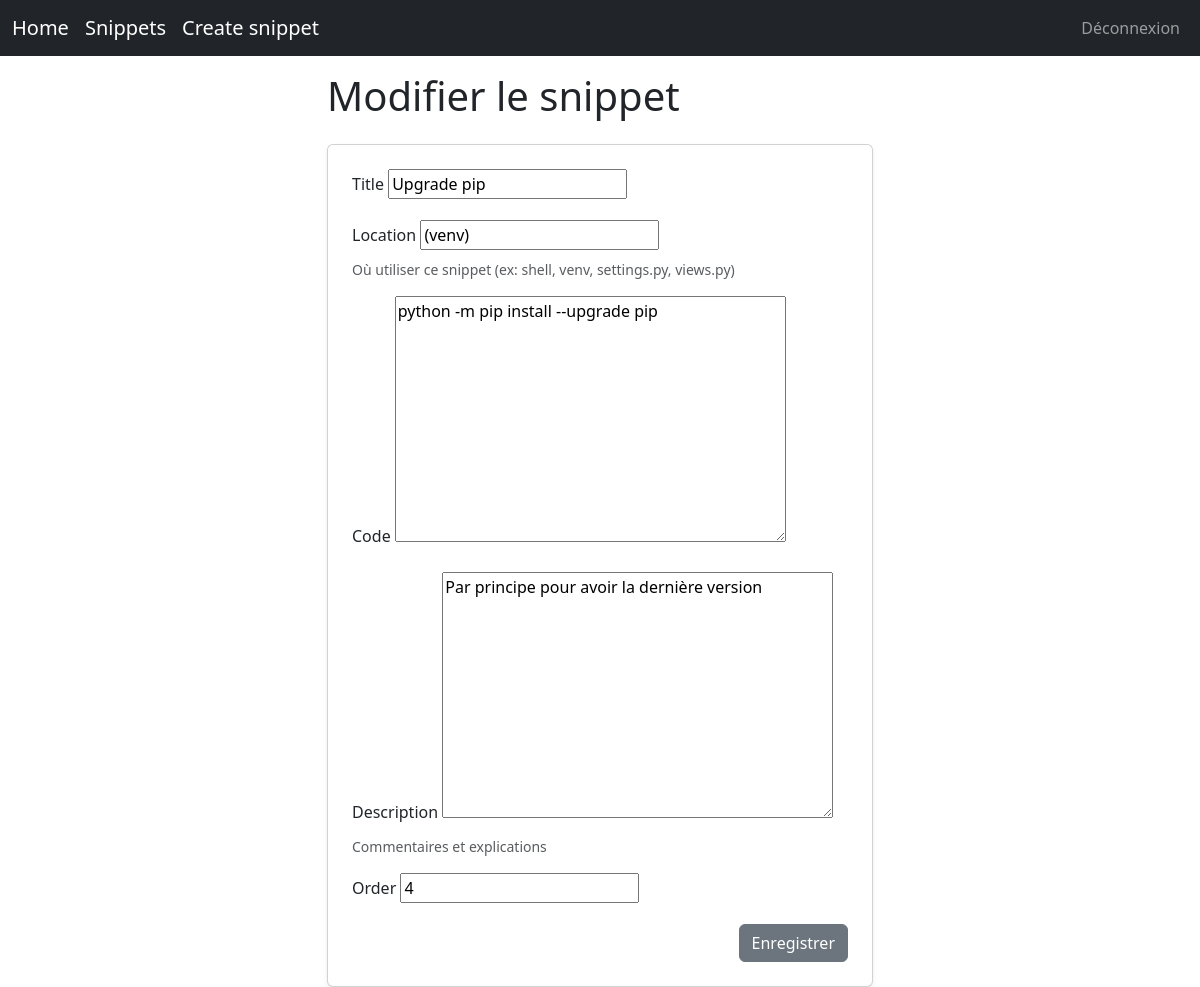
The app's page /snippets/upgrade-pip/edit/ (signed in) with its own data.
### snippets/models.py (models this page shows, shortened)
class Snippet(models.Model):
    title = models.CharField(max_length=100, unique=True)
    slug = models.SlugField(max_length=120, unique=True, blank=True)
    order = models.PositiveIntegerField(blank=True, null=True)
    code = models.TextField()
    created_at = models.DateTimeField(auto_now_add=True)
    location = models.CharField(
        max_length=100,
        blank=True,
        help_text="Où utiliser ce snippet (ex: shell, venv, settings.py, views.py)"
    )
    description = models.TextField(
        blank=True,
        help_text="Commentaires et explications"
    )
    class Meta:
        ordering = ["order", "created_at"]

### snippets/views.py (the view)
# urls.py: path('<slug:slug>/edit/', SnippetUpdateView.as_view(), name='snippet_update'),
class SnippetUpdateView(LoginRequiredMixin, UserPassesTestMixin, UpdateView):
    model = Snippet
    fields = ["title", "location", "code", "description", "order"]
    template_name = "snippets/snippet_form.html"
    slug_field = "slug"
    slug_url_kwarg = "slug"
    success_url = reverse_lazy("snippet_list")
    def test_func(self):
        return self.request.user.is_superuser

### snippets/templates/snippets/snippet_form.html (shortened to what this page needs)
{% extends "base.html" %}
{% block content %}
<div class="row justify-content-center">
    <div class="col-md-8 col-lg-6">
        <h1 class="mb-4">
            {% if view.object %}
                Modifier le snippet
            {% else %}
                Nouveau snippet
            {% endif %}
        </h1>
        <form method="post" class="card p-4 shadow-sm">
            {% for field in form %}
                <div class="mb-3">
                    <label class="form-label" for="{{ field.id_for_label }}">
                        {{ field.label }}
                    </label>
                    {{ field }}
                    {% if field.help_text %}
                        <div class="form-text">{{ field.help_text }}</div>
                    {% endif %}
                </div>
            {% endfor %}
            <div class="d-flex justify-content-end">
                <button class="btn btn-secondary">
                    Enregistrer
                </button>
            </div>
        </form>
    </div>
</div>
{% endblock %}

### records on screen
Snippet: form "Upgrade pip" "(venv)" "python -m pip install --upgrade pip" "Par principe pour avoir la dernière version" "4"

### other values on screen
{{ field.label }} "Title" "Location" "Code" "Description" "Order"
{{ field.help_text }} "Où utiliser ce snippet (ex: shell, venv, settings.py, views.py)" "Commentaires et explications"
